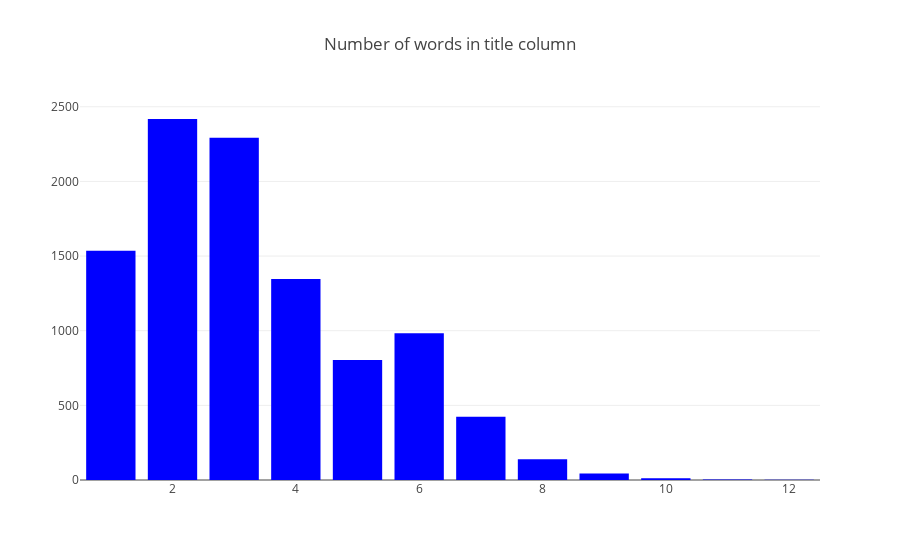

The code cell stored with this chart in its notebook:
### Code cell
train_df["title_nwords"] = train_df["title"].apply(lambda x: len(x.split()))
test_df["title_nwords"] = test_df["title"].apply(lambda x: len(x.split()))

cnt_srs = train_df['title_nwords'].value_counts()

trace = go.Bar(
    x=cnt_srs.index,
    y=cnt_srs.values,
    marker=dict(
        color="blue",
        #colorscale = 'Blues',
        reversescale = True
    ),
)

layout = go.Layout(
    title='Number of words in title column'
)

data = [trace]
fig = go.Figure(data=data, layout=layout)
py.iplot(fig, filename="title_nwords")

### Figure 1 — Plotly figure (JSON) as saved in the notebook; plotly's stock layout.template omitted (floating-point values rounded to 4 significant figures)
{"data": [{"marker": {"color": "blue", "reversescale": true}, "type": "bar", "uid": "00f4345d-8645-4ee3-8c14-b5ce563c232b", "x": [2, 3, 1, 4, 6, 5, 7, 8, 9, 10, 11, 12], "y": [2418, 2292, 1535, 1346, 983, 803, 423, 139, 44, 11, 4, 2]}], "layout": {"title": {"text": "Number of words in title column"}}}
